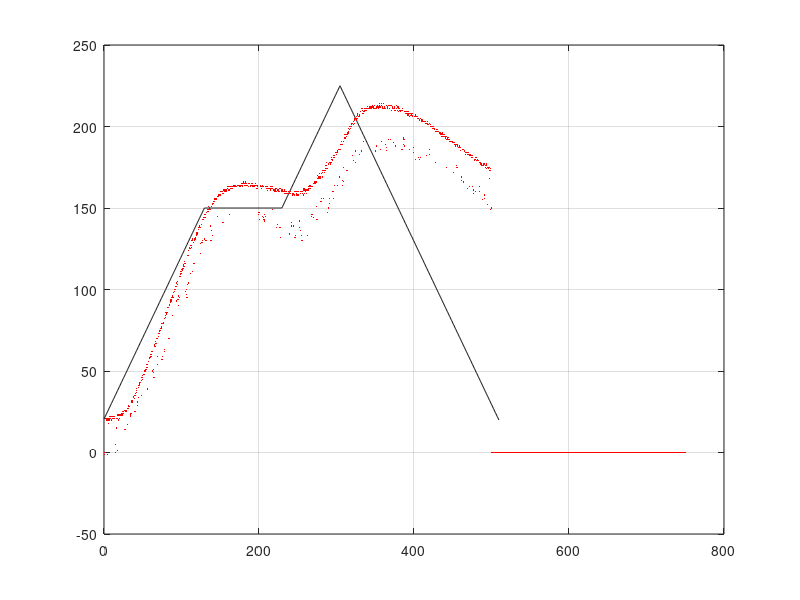

MATLAB code to generate this figure:
clear, clc, close all

load('data5_0_1.mat')
plot(tDesired,Desired,'k-',...
     tActual,Actual,'r.','MarkerSize',1)
grid